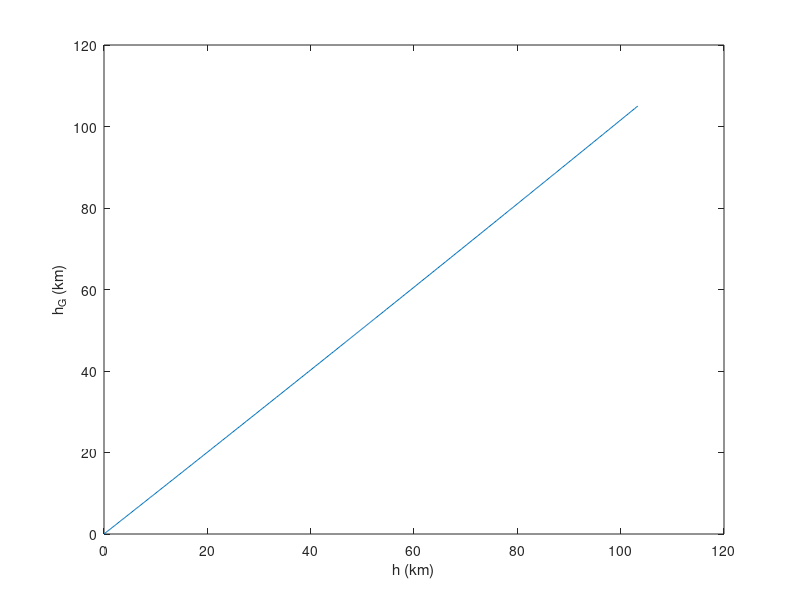
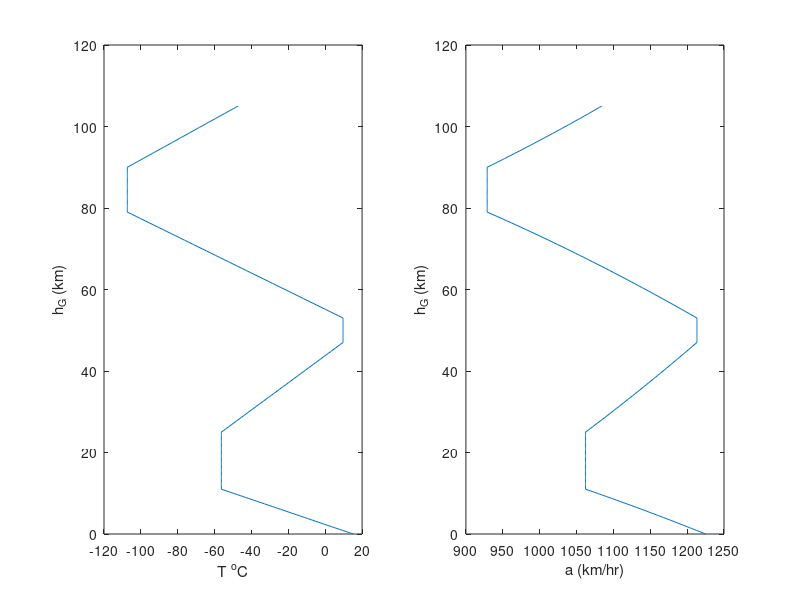
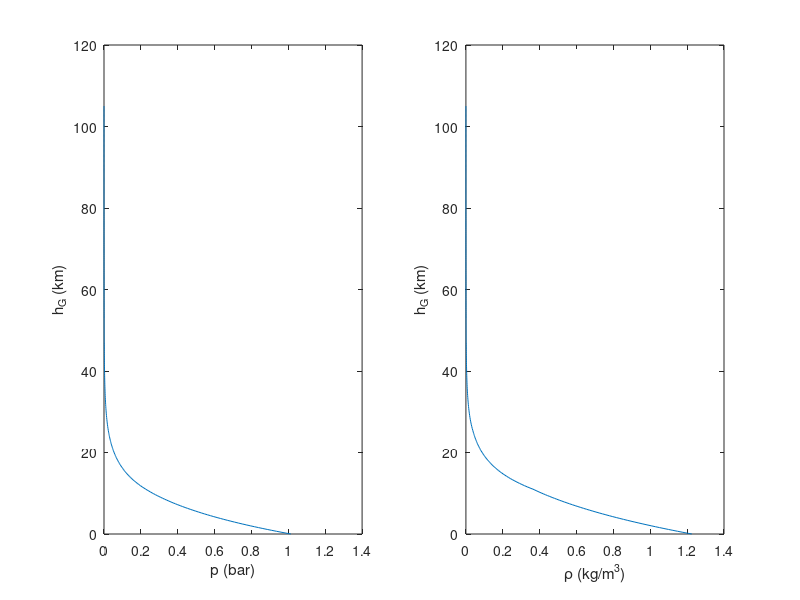

These charts were generated, in order, by the following MATLAB code:
% Mohammed Khalid Gamal Ali / sec:2 / B.N:13 
% MATLAB HOMEWORK / Submitted to: Dr. Ahmed Rashed
%-----------------------------------------------------------
clc, clear, close all
% ---------------------givens------------------------
R=287.04;
g_0=9.80665;
r= 6.356766e6;
gamma=1.4;
N_layer=50;
%----------------------------
h_G0_vec=[0,11000,25000,47000,53000,79000,90000,105000];
T_0_vec=[288.16,216.66,216.66,282.66,282.66,165.66,165.66];
p_0_vec=[101330,22632,2488.6,120.44,58.321,1.0094,0.10444];
a_0_vec=[-0.0065,0.003,-0.0045,0.004];
%---------------------------
h_G_vec=nan(1,7*N_layer);
T_vec=nan(1,7*N_layer);
p_vec=nan(1,7*N_layer);
%------------------calculations---------------------

for n=1:1:7
     ind_vec=(n-1)*N_layer+1:N_layer*n;
     h_G_vec(ind_vec)=linspace(h_G0_vec(n),h_G0_vec(n+1),N_layer);
    if rem(n,2)~=0
        ind_a=(n+1)/2;
       T_vec(ind_vec)=T_0_vec(n)+a_0_vec(ind_a)*(h_G_vec(ind_vec)-h_G0_vec(n));
       p_vec(ind_vec)=p_0_vec(n)*(T_vec(ind_vec)/T_0_vec(n)).^(-g_0/a_0_vec(ind_a)/R);
    else
       T_vec(ind_vec)=T_0_vec(n)*ones(1,N_layer);
       p_vec(ind_vec)=p_0_vec(n)* exp(-g_0*(h_G_vec(ind_vec)- h_G0_vec(n))/R/T_0_vec(n));
    end
end
%---------------------------
h_vec=r*h_G_vec./(r+h_G_vec);
a_vec=sqrt(gamma*R*T_vec);
rho_vec=p_vec./T_vec/R;
%------------------plotting-------------------------
figure
plot(h_vec/1e3,h_G_vec/1e3)
xlabel('h (km)')
ylabel('h_{G} (km)')

figure
subplot(1,2,1)
plot(T_vec-273,h_G_vec/1e3)
xlabel('T {^{o}C}')
ylabel('h_{G} (km)')

subplot(1,2,2)
plot(a_vec/1e3*60*60,h_G_vec/1e3)
xlabel('a (km/hr)')
ylabel('h_{G} (km)')

figure
subplot(1,2,1)
plot(p_vec/1e5,h_G_vec/1e3)
xlabel('p (bar)')
ylabel('h_{G} (km)')

subplot(1,2,2)
plot(rho_vec,h_G_vec/1e3)
xlabel('\rho (kg/m^3)')
ylabel('h_{G} (km)')


